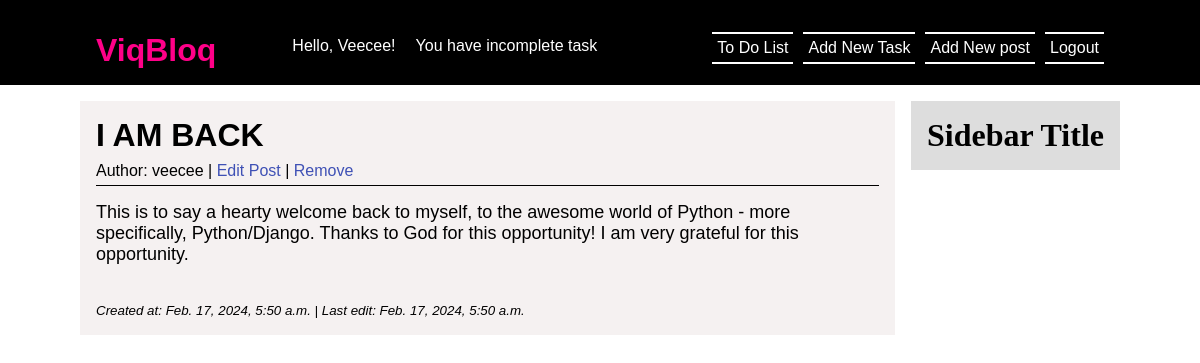
Page /article/6/ (signed in) on the committed database.
### blog/models.py (models this page shows, shortened)
class Post(models.Model):
    title = models.CharField(max_length=255)
    author = models.ForeignKey(User, on_delete=models.CASCADE)
    body = models.TextField()
    created_at = models.DateTimeField(auto_now_add=True, editable=False)
    updated_at = models.DateTimeField(auto_now=True, editable=False)
    class Meta:
        ordering = ['-created_at']

### blog/views.py (the view)
# urls.py: path('article/<int:pk>/', PostDetailView.as_view(), name='post-detail'),
class PostDetailView(LoginRequiredMixin, DetailView):
    model = Post
    template_name = 'post_detail.html'

### blog/templates/post_detail.html
{% extends 'base.html' %}
{% block content %}
    <div class="post_details">
        <div class="post_info">
            <h1>{{post.title}}</h1>
            <div class="post_detail_meta">
                <p>Author: {{post.author}} | <a href="update"> Edit Post</a> | <a href="delete">Remove</a></p>
            </div>
        </div>
        <div class="post_detail_content">
            {{post.body}}
        </div>
        <br> <br>
        <p><small><em>Created at: {{post.created_at}} | Last edit: {{post.updated_at}}</em></small></p>
    </div>
{% endblock content %}

### blog/templates/base.html (shortened to what this page needs)
<!DOCTYPE html>
<html lang="en">
<head>
    {% load static %}
    <link rel="stylesheet" type="text/css" href="{% static "css/styles.css" %}">
</head>
<body>
    <header class="site_header">
        <div class="site_brand">
            <h1><a href="{% url 'home' %}">ViqBloq</a></h1>
            <p>
                {% if request.user.is_authenticated %}
                    <div style='margin-left: 10px;'><a href="{% url 'logout' %}">Logout</a></div>
                    <div style='margin-left: 10px;'><a href="{% url 'post-new' %}"> Add New post</a></div>
                    <div style='margin-left: 10px;'><a href="{% url 'task-create' %}"> Add New Task</a></div>
                    <div style='margin-left: 10px;'><a href="{% url 'tasks' %}"> To Do List</a></div>
                    <div style='margin-right: 100px; border-bottom: none; border-top: none;'><p>You have <em>{{count}}</em> incomplete task{{count | pluralize:"s"}}</p></div>
                    <div style='margin-right: 10px; border-bottom: none; border-top: none;'><p>Hello, {{request.user | title}}!</p></div>
                {% else %}
                    <div style='margin-left: 10px;'><a href="{% url 'login' %}">Login</a></div>
                {% endif %}
            </p>
        </div>
    </header>
    <div class="content_wrapper">
        <div class="content">
            {% block content %}{% endblock %}
        </div>
        <div class="sidebar">
            <div class="widget">
                <h1 class="widget_title">Sidebar Title</h1>
            </div>
        </div>
    </div>
</body>
</html>

### viq/static/css/styles.css (style rules this page uses)
* { margin: 0; padding: 0; }
a, a:visited { text-decoration: none; color: #fff; }
.site_header { background: black; color: #fff; padding: 1rem; font-family: sans-serif; overflow: hidden; }
.site_brand { margin: auto; max-width: 100rem; margin: 1rem 5rem; }
.site_brand h1 { float: left; }
.site_brand h1 a { color: #F08; }
.site_brand div { float: right; border-bottom: 2px solid; border-top: 2px solid; padding: 5px; }
.content_wrapper { display: flex; margin: auto; max-width: 100rem; margin-top: 1rem; align-items: end; margin: 1rem 5rem; align-items: start; }
.content { flex: 1 0 70%; margin-right: 1rem; }
.post_details { font-family: sans-serif; background: #f3eeeecf; padding: 1rem; }
.post_detail_meta { margin-top: .5rem; }
.post_detail_meta a { color: #3f51b5; }
.post_detail_content { padding-top: 1rem; font-size: 18px; }
.post_info { border-bottom: 1px solid; padding-bottom: 5px; }
.sidebar { background: #ddd; padding: 1rem; }

### rows in the picture
Post: title "I AM BACK", author "veecee", body "This is to say a hearty welcome back to myself, to the awesome world of Python - more specifically, Python/Django. Thanks to God for this opportunity! I am very grateful for this opportunity.", created_at "Feb. 17, 2024, 5:50 a.m.", updated_at "Feb. 17, 2024, 5:50 a.m."

### other values in the picture
{{ request.user | title }} "Veecee"
